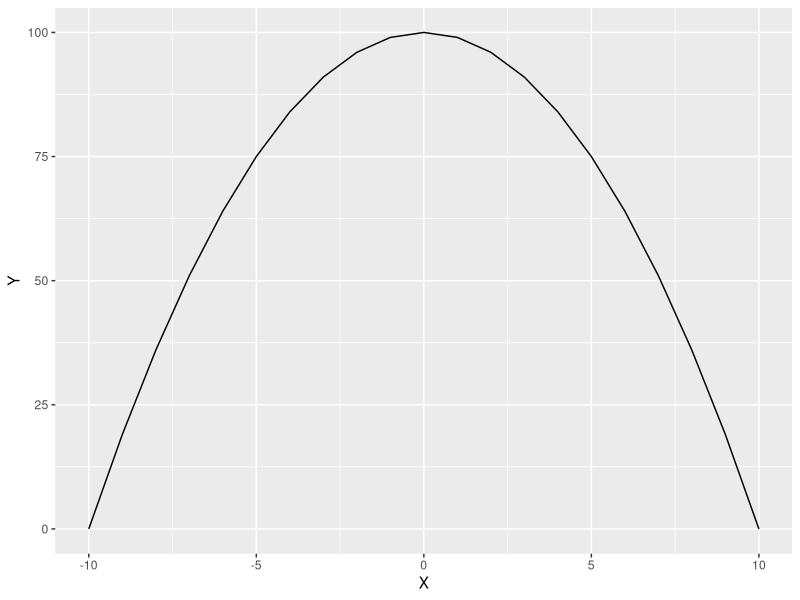
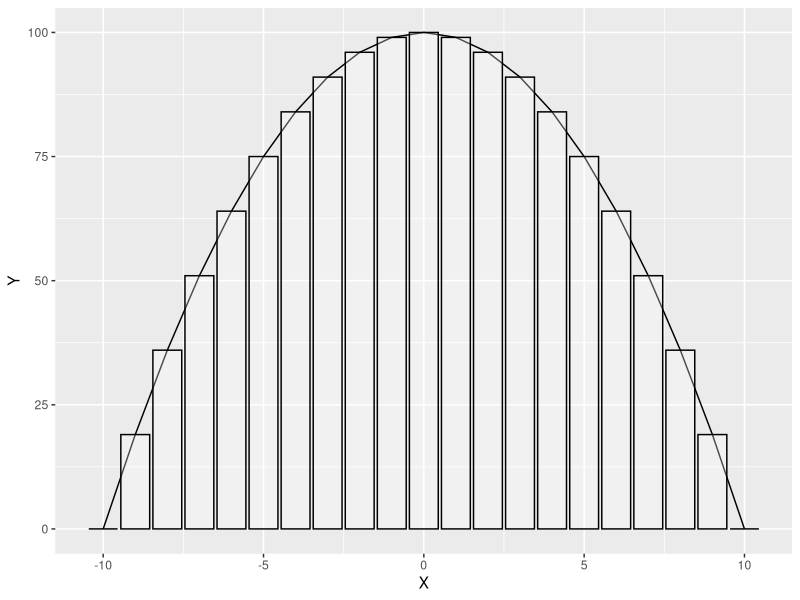
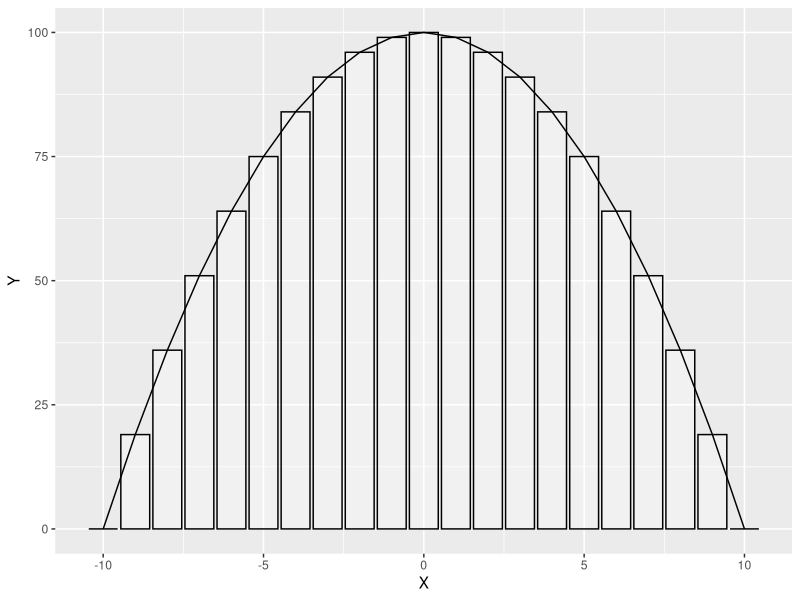
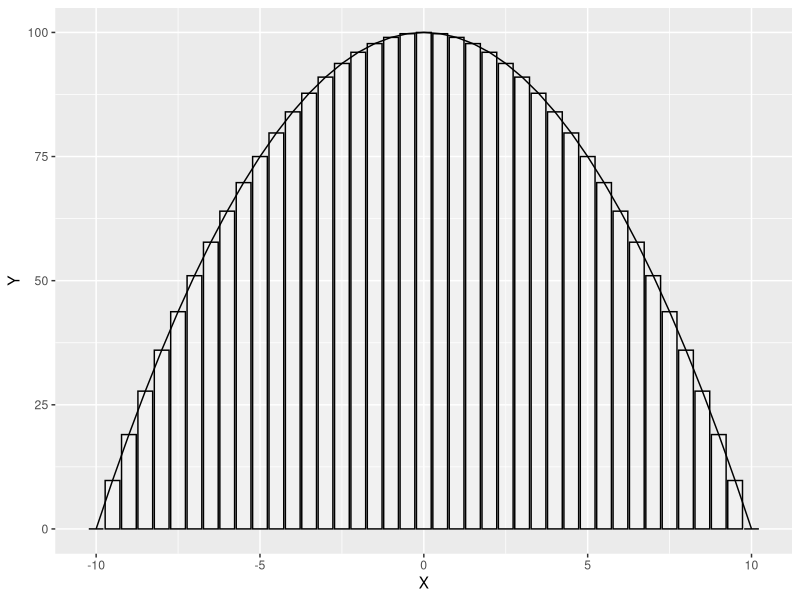
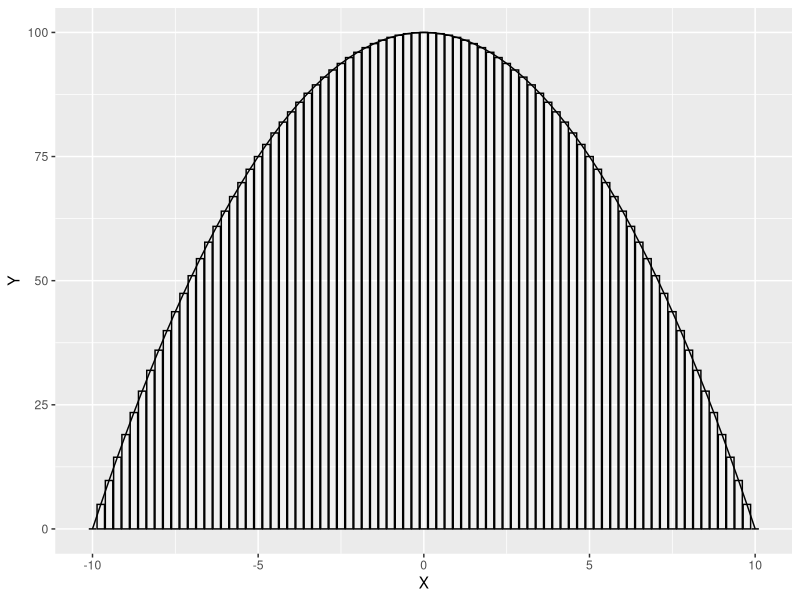
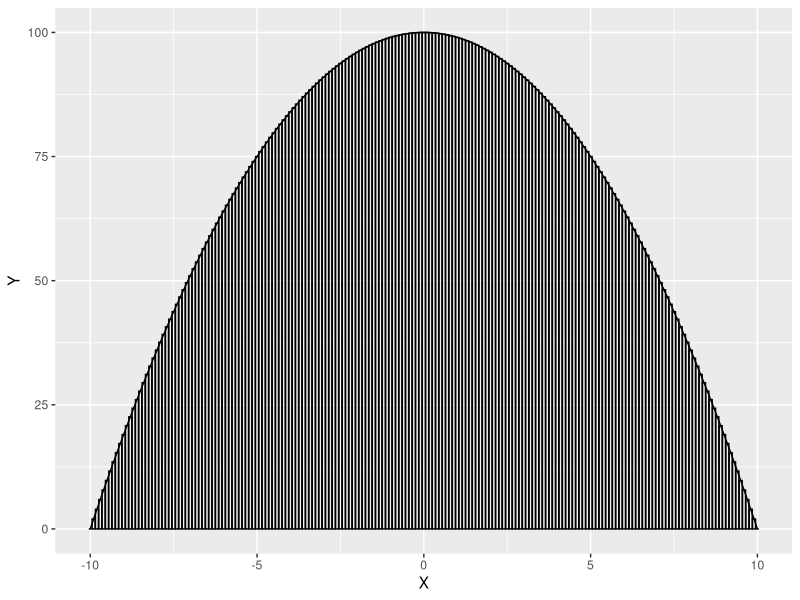
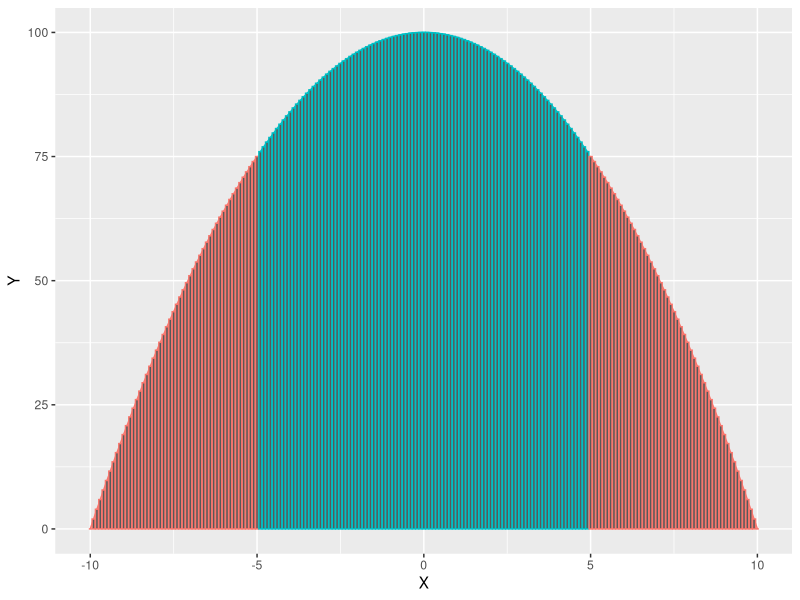
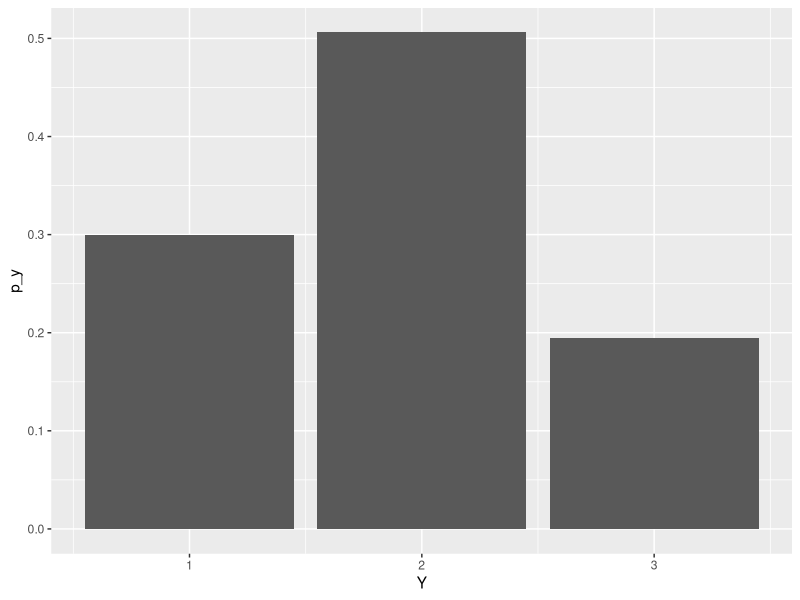

Reproduce these figures in R, in order.
## ---- chunk 1
set.seed(123)
options(width=60)
knitr::opts_chunk$set(fig.align='center',fig.width=9,fig.height=5)
def.chunk.hook  <- knitr::knit_hooks$get("chunk")
knitr::knit_hooks$set(chunk = function(x, options) {
  x <- def.chunk.hook(x, options)
  ifelse(options$size != "normalsize", paste0("\n \\", options$size,"\n\n", x, "\n\n \\normalsize"), x)
})
require(tidyverse)
## ---- chunk 2
p <- data.frame(X = -10:10) %>%
  mutate(Y = 100 - X^2) %>%
  ggplot(aes(x = X,y = Y)) + 
  # geom_bar(stat = 'identity')
  geom_line()
## ---- chunk 3
p
## ---- chunk 4
p + 
  geom_bar(stat = 'identity',color = 'black',fill = 'white',alpha = .3)
## ---- chunk 5
data.frame(X = seq(-10,10,by = 1)) %>%
  mutate(Y = 100 - X^2) %>%
  ggplot(aes(x = X,y = Y)) + 
  # geom_bar(stat = 'identity')
  geom_bar(stat = 'identity',color = 'black',fill = 'white',alpha = .3) + 
  geom_line()
## ---- chunk 6
data.frame(X = seq(-10,10,by = .5)) %>%
  mutate(Y = 100 - X^2) %>%
  ggplot(aes(x = X,y = Y)) + 
  # geom_bar(stat = 'identity')
  geom_bar(stat = 'identity',color = 'black',fill = 'white',alpha = .3) + 
  geom_line()
## ---- chunk 7
data.frame(X = seq(-10,10,by = .25)) %>%
  mutate(Y = 100 - X^2) %>%
  ggplot(aes(x = X,y = Y)) + 
  # geom_bar(stat = 'identity')
  geom_bar(stat = 'identity',color = 'black',fill = 'white',alpha = .3) + 
  geom_line()
## ---- chunk 8
data.frame(X = seq(-10,10,by = .1)) %>%
  mutate(Y = 100 - X^2) %>%
  ggplot(aes(x = X,y = Y)) + 
  # geom_bar(stat = 'identity')
  geom_bar(stat = 'identity',color = 'black',fill = 'white',alpha = .3) + 
  geom_line()
## ---- chunk 9
# Original function
f_x <- function(x) {
  return(100 - x^2)
}

# Anti-derivative of the function
F_x <- function(x) {
  return(100*x - (x^3)/3)
}

# Evaluate at upper and lower bounds of the integral
ub <- F_x(10)
lb <- F_x(-10)

# Area under the curve is upper minus lower
ub - lb


# Weird sampling stuff
sample(x = 1:5,size = 10,replace = T)

## ---- chunk 10
data.frame(X = seq(-10,10,by = .1)) %>%
  mutate(Y = 100 - X^2) %>%
  mutate(fl = X > -5 & X < 5) %>%
  ggplot(aes(x = X,y = Y,color = fl)) + 
  geom_line() + 
  geom_bar(stat = 'identity') + 
  theme(legend.position = 'none')
## ---- chunk 11
require(tidyverse)
sample(1:3,replace = T,prob = c(.3,.5,.2))
sample(1:3,replace = T,prob = c(.3,.5,.2))
## ---- chunk 12
Y <- sample(1:3,size = 10000,replace = T,prob = c(.3,.5,.2))
data.frame(Y = Y) %>%
  as_tibble() %>%
  count(Y) %>%
  mutate(p_y = n / sum(n)) %>%
  mutate(y_times_py = Y * p_y) %>%
  summarise(expected_value = sum(y_times_py))

data.frame(Y = Y) %>%
  as_tibble() %>%
  summarise(expected_value = mean(Y))

## ---- chunk 13
df <- data.frame(Y = Y) %>%
  as_tibble() %>%
  count(Y) %>%
  mutate(p_y = n / sum(n))
## ---- chunk 14
p <- df %>%
  ggplot(aes(x = Y,y = p_y)) + 
  geom_bar(stat = 'identity')
## ---- chunk 15
p
## ---- chunk 16
sum(1*.3,2*.5,3*.2)
## ---- chunk 17
df %>%
  mutate(y_X_py = Y*p_y) %>%
  summarise(E_Y = sum(y_X_py))
## ---- chunk 18
Y <- rgamma(1000,shape = 1)
(df <- data.frame(Y = Y) %>%
  as_tibble() %>%
  count(Y) %>%
  mutate(p_y = n / sum(n)))
## ---- chunk 19
Y <- rbeta(n = 100000,2,3)
(df <- data.frame(Y = Y) %>%
  as_tibble() %>%
  count(Y) %>%
  mutate(p_y = n / sum(n)))
## ---- chunk 20
df %>%
  ggplot(aes(x = Y)) + 
  geom_histogram()
## ---- chunk 21
df %>%
  ggplot(aes(x = Y)) + 
  geom_histogram(bins = 10)
## ---- chunk 22
df %>%
  ggplot(aes(x = Y)) + 
  geom_histogram(bins = 100)
## ---- chunk 23
df %>%
  ggplot(aes(x = Y)) + 
  geom_histogram(bins = 20)
## ---- chunk 24
df %>%
  mutate(Y = round(Y*30,0)/30) %>%
  group_by(Y) %>%
  summarise(p_y = sum(p_y)) %>%
  ggplot(aes(x = Y,y = p_y)) + 
  geom_bar(stat = 'identity',color = 'black',alpha = .3) + 
  geom_line()
## ---- chunk 25
set.seed(123)
Y <- rexp(1000000)
data.frame(Y = Y) %>%
  as_tibble() %>%
  ggplot(aes(x = Y)) + 
  geom_histogram()
## ---- chunk 26
mean(sample(Y,size = 1000))
## ---- chunk 27
mean(sample(Y,size = 1000))
## ---- chunk 28
mean(sample(Y,size = 1000))
## ---- chunk 29
means <- NULL
for(i in 1:1000) {
  means <- c(means,mean(sample(Y,size = 1000)))
}
## ---- chunk 30
data.frame(means = means) %>%
  ggplot(aes(x = means)) + 
  geom_histogram()
## ---- chunk 31
require(tidyverse)
data.frame(y = seq(50,75,length.out = 1000)) %>%
  mutate(py = dnorm(y,mean = 63,sd = 3)) %>%
  mutate(area = y >= 62 & y <= 65) %>%
  ggplot(aes(x = y,ymin = 0,ymax = py,fill = area)) + 
  geom_ribbon() +
  geom_ribbon(fill = NA,color = 'black') + 
  scale_fill_manual(guide = 'none',values = c('white','grey70')) + 
  theme_bw() + 
  geom_vline(xintercept = c(62,65),linetype = 'dashed')
## ---- chunk 32
require(tidyverse)
data.frame(y = seq(50,75,length.out = 1000)) %>%
  mutate(py = dnorm(y,mean = 63,sd = 3)) %>%
  mutate(area = y >= 62 & y <= 65) %>%
  ggplot(aes(x = y,ymin = 0,ymax = py)) + 
  # geom_ribbon() +
  geom_ribbon(fill = NA,color = 'black') + 
  scale_fill_manual(guide = 'none',values = c('white','grey70')) + 
  theme_bw() + 
  labs(y = 'f(y)') + 
  geom_vline(xintercept = 63,linetype = 'dashed') + 
  geom_vline(xintercept = c(60,66),linetype = 'dotted')
  # geom_vline(xintercept = c(62,65),linetype = 'dashed')
## ---- chunk 33
pnorm(1)
## ---- chunk 34
require(tidyverse)
data.frame(y = seq(50,75,length.out = 1000)) %>%
  mutate(py = dnorm(y,mean = 63,sd = 3)) %>%
  mutate(area = y <= 66) %>%
  ggplot(aes(x = y,ymin = 0,ymax = py,fill = area)) + 
  geom_ribbon() +
  geom_ribbon(fill = NA,color = 'black') + 
  scale_fill_manual(guide = 'none',values = c('white','grey70')) + 
  theme_bw() + 
  labs(y = 'f(y)') + 
  # geom_vline(xintercept = 63,linetype = 'dashed') + 
  # geom_vline(xintercept = c(60,66),linetype = 'dotted')
  geom_vline(xintercept = c(66),linetype = 'dashed') + 
  annotate(geom = 'label',x = 63,y = .05,label = '84%')
## ---- chunk 35
pnorm(1) - pnorm(-1)
## ---- chunk 36
require(tidyverse)
data.frame(y = seq(50,75,length.out = 1000)) %>%
  mutate(py = dnorm(y,mean = 63,sd = 3)) %>%
  mutate(area = y >= 60 & y <= 66) %>%
  ggplot(aes(x = y,ymin = 0,ymax = py,fill = area)) + 
  geom_ribbon() +
  geom_ribbon(fill = NA,color = 'black') + 
  scale_fill_manual(guide = 'none',values = c('white','grey70')) + 
  theme_bw() + 
    labs(y = 'f(y)') + 
  # geom_vline(xintercept = 63,linetype = 'dashed') + 
  # geom_vline(xintercept = c(60,66),linetype = 'dotted')
  geom_vline(xintercept = c(60,66),linetype = 'dashed') + 
  annotate(geom = 'label',x = 63,y = .05,label = '68%')
## ---- chunk 37
pnorm(0)
## ---- chunk 38
require(tidyverse)
data.frame(y = seq(50,75,length.out = 1000)) %>%
  mutate(py = dnorm(y,mean = 63,sd = 3)) %>%
  mutate(area = y <= 63) %>%
  ggplot(aes(x = y,ymin = 0,ymax = py,fill = area)) + 
  geom_ribbon() +
  geom_ribbon(fill = NA,color = 'black') + 
  scale_fill_manual(guide = 'none',values = c('white','grey70')) + 
  theme_bw() + 
  labs(y = 'f(y)') + 
  # geom_vline(xintercept = 63,linetype = 'dashed') + 
  # geom_vline(xintercept = c(60,66),linetype = 'dotted')
  geom_vline(xintercept = c(63),linetype = 'dashed') + 
  annotate(geom = 'label',x = 61,y = .05,label = '50%')
## ---- chunk 39
qnorm(.6)
## ---- chunk 40
require(tidyverse)
data.frame(y = seq(50,75,length.out = 1000)) %>%
  mutate(py = dnorm(y,mean = 63,sd = 3)) %>%
  mutate(area = y <= 63+(.2533471*3)) %>%
  ggplot(aes(x = y,ymin = 0,ymax = py,fill = area)) + 
  geom_ribbon() +
  geom_ribbon(fill = NA,color = 'black') + 
  scale_fill_manual(guide = 'none',values = c('white','grey70')) + 
  theme_bw() + 
  labs(y = 'f(y)') + 
  # geom_vline(xintercept = 63,linetype = 'dashed') + 
  # geom_vline(xintercept = c(60,66),linetype = 'dotted')
  geom_vline(xintercept = c(63+(.2533471*3)),linetype = 'dashed') + 
  annotate(geom = 'label',x = 62,y = .05,label = '60%')
## ---- chunk 41
qnorm(.975)
## ---- chunk 42
require(tidyverse)
data.frame(y = seq(50,75,length.out = 1000)) %>%
  mutate(py = dnorm(y,mean = 63,sd = 3)) %>%
  mutate(area = y >= 63-(1.96*3) & y <= 63+(1.96*3)) %>%
  ggplot(aes(x = y,ymin = 0,ymax = py,fill = area)) + 
  geom_ribbon() +
  geom_ribbon(fill = NA,color = 'black') + 
  scale_fill_manual(guide = 'none',values = c('white','grey70')) + 
  theme_bw() + 
  labs(y = 'f(y)') + 
  # geom_vline(xintercept = 63,linetype = 'dashed') + 
  # geom_vline(xintercept = c(60,66),linetype = 'dotted')
  geom_vline(xintercept = c(63-(1.96*3),63+(1.96*3)),linetype = 'dashed') + 
  annotate(geom = 'label',x = 63,y = .05,label = '95%')
